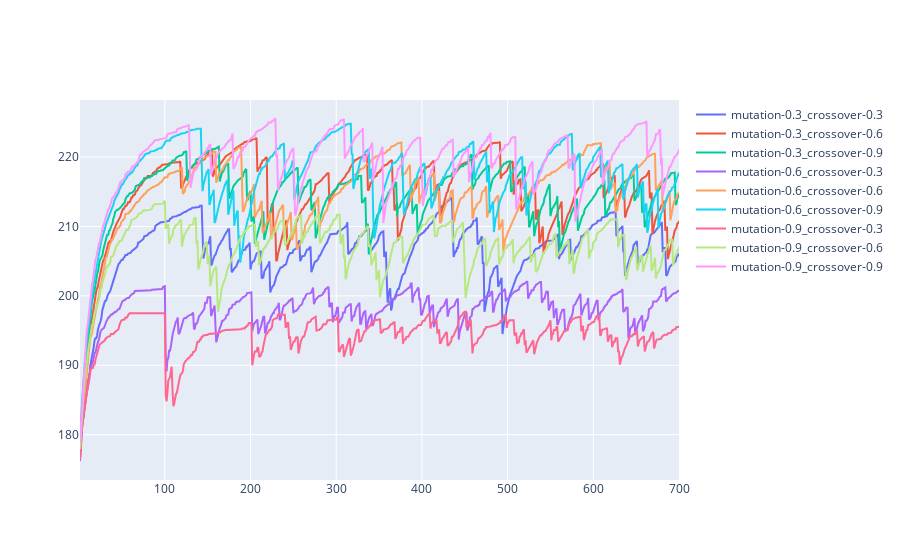

Notebook code cell kept with this figure:
### Code cell
# Create traces
fig = go.Figure()

for idx in range(len(list_name_columns)):
    fig.add_trace(go.Scatter(x=df.index, y=df.iloc[:,idx],
                        mode='lines',
                        name=list_name_columns[idx]))


fig.show()

### Figure 1 — Plotly figure (JSON) as saved in the notebook; plotly's stock layout.template omitted (floating-point values rounded to 4 significant figures; data arrays with more than 128 entries replaced by an {"elided": "..."} marker saying what was removed)
{"data": [{"mode": "lines", "name": "mutation-0.3_crossover-0.3", "type": "scatter", "x": {"elided": "700 int values"}, "y": {"elided": "700 float values"}}, {"mode": "lines", "name": "mutation-0.3_crossover-0.6", "type": "scatter", "x": {"elided": "700 int values"}, "y": {"elided": "700 float values"}}, {"mode": "lines", "name": "mutation-0.3_crossover-0.9", "type": "scatter", "x": {"elided": "700 int values"}, "y": {"elided": "700 float values"}}, {"mode": "lines", "name": "mutation-0.6_crossover-0.3", "type": "scatter", "x": {"elided": "700 int values"}, "y": {"elided": "700 float values"}}, {"mode": "lines", "name": "mutation-0.6_crossover-0.6", "type": "scatter", "x": {"elided": "700 int values"}, "y": {"elided": "700 float values"}}, {"mode": "lines", "name": "mutation-0.6_crossover-0.9", "type": "scatter", "x": {"elided": "700 int values"}, "y": {"elided": "700 float values"}}, {"mode": "lines", "name": "mutation-0.9_crossover-0.3", "type": "scatter", "x": {"elided": "700 int values"}, "y": {"elided": "700 float values"}}, {"mode": "lines", "name": "mutation-0.9_crossover-0.6", "type": "scatter", "x": {"elided": "700 int values"}, "y": {"elided": "700 float values"}}, {"mode": "lines", "name": "mutation-0.9_crossover-0.9", "type": "scatter", "x": {"elided": "700 int values"}, "y": {"elided": "700 float values"}}], "layout": {}}
